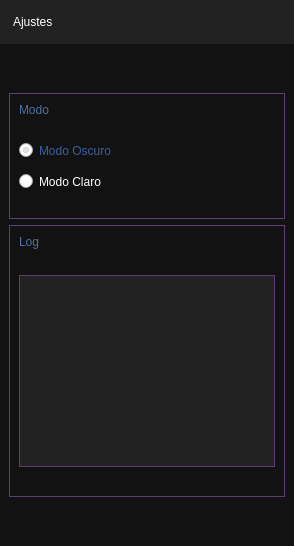
         <widget class="QWidget" name="settingsWidget">
          <layout class="QGridLayout" name="gridLayout_19">
           <property name="leftMargin">
            <number>0</number>
           </property>
           <property name="topMargin">
            <number>0</number>
           </property>
           <property name="rightMargin">
            <number>0</number>
           </property>
           <property name="bottomMargin">
            <number>0</number>
           </property>
           <property name="spacing">
            <number>0</number>
           </property>
           <item row="0" column="0">
            <widget class="QFrame" name="frameSettingsContainer">
             <property name="styleSheet">
              <string notr="true">QFrame {
	background-color : #121212;
}</string>
             </property>
             <property name="frameShape">
              <enum>QFrame::NoFrame</enum>
             </property>
             <property name="frameShadow">
              <enum>QFrame::Plain</enum>
             </property>
             <property name="lineWidth">
              <number>0</number>
             </property>
             <layout class="QGridLayout" name="gridLayout_20">
              <property name="leftMargin">
               <number>0</number>
              </property>
              <property name="topMargin">
               <number>0</number>
              </property>
              <property name="rightMargin">
               <number>0</number>
              </property>
              <property name="bottomMargin">
               <number>0</number>
              </property>
              <property name="spacing">
               <number>0</number>
              </property>
              <item row="1" column="0">
               <widget class="QFrame" name="frameSettingsContent">
                <property name="frameShape">
                 <enum>QFrame::NoFrame</enum>
                </property>
                <property name="frameShadow">
                 <enum>QFrame::Plain</enum>
                </property>
                <property name="lineWidth">
                 <number>0</number>
                </property>
                <layout class="QGridLayout" name="gridLayout_23">
                 <item row="4" column="0">
                  <spacer name="verticalSpacer_14">
                   <property name="orientation">
                    <enum>Qt::Vertical</enum>
                   </property>
                   <property name="sizeHint" stdset="0">
                    <size>
                     <width>20</width>
                     <height>40</height>
                    </size>
                   </property>
                  </spacer>
                 </item>
                 <item row="1" column="0">
                  <spacer name="verticalSpacer_10">
                   <property name="orientation">
                    <enum>Qt::Vertical</enum>
                   </property>
                   <property name="sizeHint" stdset="0">
                    <size>
                     <width>20</width>
                     <height>40</height>
                    </size>
                   </property>
                  </spacer>
                 </item>
                 <item row="2" column="0">
                  <widget class="QGroupBox" name="groupBoxMode">
                   <property name="styleSheet">
                    <string notr="true">QGroupBox {

	font: 76 13pt &quot;Microsoft JhengHei UI&quot;;
	font-weight: bold;
	color: #D37242;
	
	border : 1px solid #5F3E77;
}

</string>
                   </property>
                   <property name="title">
                    <string/>
                   </property>
                   <property name="flat">
                    <bool>true</bool>
                   </property>
                   <layout class="QGridLayout" name="gridLayout_22">
                    <item row="1" column="0">
                     <spacer name="verticalSpacer_15">
                      <property name="orientation">
                       <enum>Qt::Vertical</enum>
                      </property>
                      <property name="sizeType">
                       <enum>QSizePolicy::Fixed</enum>
                      </property>
                      <property name="sizeHint" stdset="0">
                       <size>
                        <width>20</width>
                        <height>20</height>
                       </size>
                      </property>
                     </spacer>
                    </item>
                    <item row="4" column="0">
                     <widget class="QRadioButton" name="radioButtonLightMode">
                      <property name="styleSheet">
                       <string notr="true">QRadioButton {
	font : 75 11pt &quot;Microsoft JhengHei UI&quot;  bold;
	color : #FFFFFF;
	border-radius : 0px;
}

QRadioButton:hover {
	color : #3A609B;
	border-radius : 0px;
}

QRadioButton::checked {
	color : #3A609B;
	border-radius : 0px;
}

QRadioButton::indicator {
	color : #3A609B;
}

QRadioButton::indicator:checked:pressed {
	color : #3A609B;
}</string>
                      </property>
                      <property name="text">
                       <string>Modo Claro</string>
                      </property>
                     </widget>
                    </item>
                    <item row="5" column="0">
                     <spacer name="verticalSpacer_16">
                      <property name="orientation">
                       <enum>Qt::Vertical</enum>
                      </property>
                      <property name="sizeHint" stdset="0">
                       <size>
                        <width>20</width>
                        <height>20</height>
                       </size>
                      </property>
                     </spacer>
                    </item>
                    <item row="0" column="0">
                     <widget class="QLabel" name="labeTitleMode">
                      <property name="styleSheet">
                       <string notr="true">QLabel {
	font: 25 14pt &quot;Microsoft YaHei UI Light&quot;;
	color : #4F6FA0;
}</string>
                      </property>
                      <property name="text">
                       <string>Modo</string>
                      </property>
                     </widget>
                    </item>
                    <item row="2" column="0">
                     <widget class="QRadioButton" name="radioButtonDarkMode">
                      <property name="styleSheet">
                       <string notr="true">QRadioButton {
	font : 75 11pt &quot;Microsoft JhengHei UI&quot;  bold;
	color : #FFFFFF;
	border-radius : 0px;
}

QRadioButton:hover {
	color : #3A609B;
	border-radius : 0px;
}

QRadioButton::checked {
	color : #3A609B;
	border-radius : 0px;
}

QRadioButton::indicator {
	color : #3A609B;
}

QRadioButton::indicator:checked:pressed {
	color : #3A609B;
}</string>
                      </property>
                      <property name="text">
                       <string>Modo Oscuro</string>
                      </property>
                      <property name="checked">
                       <bool>true</bool>
                      </property>
                     </widget>
                    </item>
                    <item row="3" column="0">
                     <spacer name="verticalSpacer_17">
                      <property name="orientation">
                       <enum>Qt::Vertical</enum>
                      </property>
                      <property name="sizeType">
                       <enum>QSizePolicy::Fixed</enum>
                      </property>
                      <property name="sizeHint" stdset="0">
                       <size>
                        <width>20</width>
                        <height>10</height>
                       </size>
                      </property>
                     </spacer>
                    </item>
                   </layout>
                  </widget>
                 </item>
                 <item row="3" column="0">
                  <widget class="QGroupBox" name="groupBox">
                   <property name="styleSheet">
                    <string notr="true">QGroupBox {

	font: 76 13pt &quot;Microsoft JhengHei UI&quot;;
	font-weight: bold;
	color: #D37242;
	
	border : 1px solid #5F3E77;
}

</string>
                   </property>
                   <property name="title">
                    <string/>
                   </property>
                   <layout class="QGridLayout" name="gridLayout_24">
                    <item row="2" column="0">
                     <widget class="QListView" name="listViewLog">
                      <property name="styleSheet">
                       <string notr="true">QListView {

	background-color : #222222;

	font: 25 12pt &quot;Microsoft YaHei UI Light&quot;;
	color : #FFFFFF;

	border : 1px solid #5F3E77;

}

QHeaderView::section {
    background-color : #5F3E77;
    font: 25 10pt &quot;Microsoft YaHei UI Light&quot; bold;
    color : #FFFFFF;
    border-radius : 0px;
    text-align : left;
}</string>
                      </property>
                     </widget>
                    </item>
                    <item row="1" column="0">
                     <spacer name="verticalSpacer_22">
                      <property name="orientation">
                       <enum>Qt::Vertical</enum>
                      </property>
                      <property name="sizeType">
                       <enum>QSizePolicy::Fixed</enum>
                      </property>
                      <property name="sizeHint" stdset="0">
                       <size>
                        <width>20</width>
                        <height>20</height>
                       </size>
                      </property>
                     </spacer>
                    </item>
                    <item row="0" column="0">
                     <widget class="QLabel" name="labelTitleLog">
                      <property name="styleSheet">
                       <string notr="true">QLabel {
	font: 25 14pt &quot;Microsoft YaHei UI Light&quot;;
	color : #4F6FA0;
}</string>
                      </property>
                      <property name="text">
                       <string>Log</string>
                      </property>
                     </widget>
                    </item>
                    <item row="3" column="0">
                     <spacer name="verticalSpacer_23">
                      <property name="orientation">
                       <enum>Qt::Vertical</enum>
                      </property>
                      <property name="sizeType">
                       <enum>QSizePolicy::Fixed</enum>
                      </property>
                      <property name="sizeHint" stdset="0">
                       <size>
                        <width>20</width>
                        <height>20</height>
                       </size>
                      </property>
                     </spacer>
                    </item>
                   </layout>
                  </widget>
                 </item>
                </layout>
               </widget>
              </item>
              <item row="0" column="0">
               <widget class="QLabel" name="labelSettingsTitle">
                <property name="minimumSize">
                 <size>
                  <width>0</width>
                  <height>44</height>
                 </size>
                </property>
                <property name="maximumSize">
                 <size>
                  <width>16777215</width>
                  <height>44</height>
                 </size>
                </property>
                <property name="styleSheet">
                 <string notr="true">QLabel{
	background-color: #222222;
	font : 22 17pt &quot;Microsoft JhengHei UI&quot; ;
	color : #FFFFFF;
	border-radius : 0px;
	text-align : left;
	padding: 10px;
}
</string>
                </property>
                <property name="text">
                 <string>Ajustes</string>
                </property>
               </widget>
              </item>
             </layout>
            </widget>
           </item>
          </layout>
         </widget>
